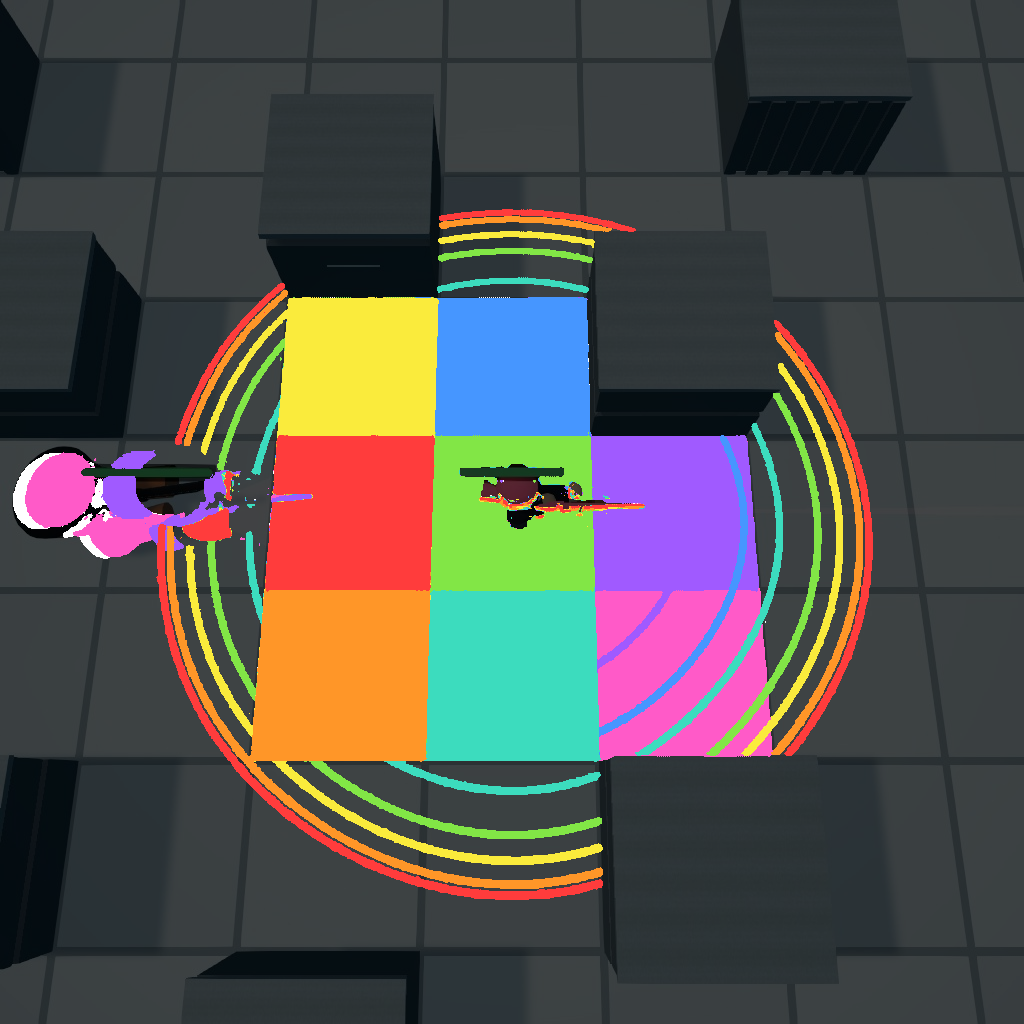

The Python source for this figure:
import numpy as np
from PIL import Image
from scipy import ndimage
from _c4_wu_setup import load, amber, t_of

base = load(0)
ab = amber(base)
TH = 15.0


def mask(i):
    return (amber(load(i)) - ab) > TH


# first-lit frame index per pixel, using only fully-settled plateau frames
plateaus = [13, 17, 21, 24, 28, 31, 35, 39, 44, 45]
first = np.full(base.shape[:2], 99, np.int16)
for k, i in enumerate(plateaus):
    m = mask(i)
    first[(first == 99) & m] = k

# colour map the arming order
pal = np.array([
    [255, 60, 60], [255, 150, 40], [250, 235, 60], [130, 230, 70], [60, 220, 190],
    [70, 150, 255], [160, 90, 255], [255, 90, 200], [255, 255, 255], [120, 120, 120]
], np.uint8)
out = (load(44) * 0.35).astype(np.uint8)
for k in range(10):
    sel = first == k
    if sel.sum() > 500:
        out[sel] = pal[k]
Image.fromarray(out).save('_c4_wu_order.png')

print('pixels first lit at each step:')
for k in range(10):
    n = (first == k).sum()
    if n:
        ys, xs = np.nonzero(first == k)
        print(f'  step{k} (f{plateaus[k]} t={t_of(plateaus[k]):+.3f}) area={n:7d} '
              f'centroid=({xs.mean():.0f},{ys.mean():.0f})')

# how many distinct grid cells? erode the full plate and label
full = mask(44)
lab, n = ndimage.label(full)
sizes = ndimage.sum(full, lab, range(1, n + 1))
print('\nfull plate components:', [int(s) for s in sorted(sizes, reverse=True)[:6]])
print('full plate area', full.sum())

# count cells: chevrons are dark marks inside each cell -> count them
a44 = load(44)
L = 0.2126 * a44[..., 0] + 0.7152 * a44[..., 1] + 0.0722 * a44[..., 2]
Lb = 0.2126 * base[..., 0] + 0.7152 * base[..., 1] + 0.0722 * base[..., 2]
dark = full & (L < np.percentile(L[full], 12))
lab2, n2 = ndimage.label(dark)
s2 = ndimage.sum(dark, lab2, range(1, n2 + 1))
big = [(int(s), ndimage.center_of_mass(dark, lab2, j + 1)) for j, s in enumerate(s2) if s > 400]
print(f'\ndark marks inside plate (>400px): {len(big)}')
for s, c in sorted(big, key=lambda z: -z[0]):
    print(f'   area={s:6d} at ({c[1]:.0f},{c[0]:.0f})')
